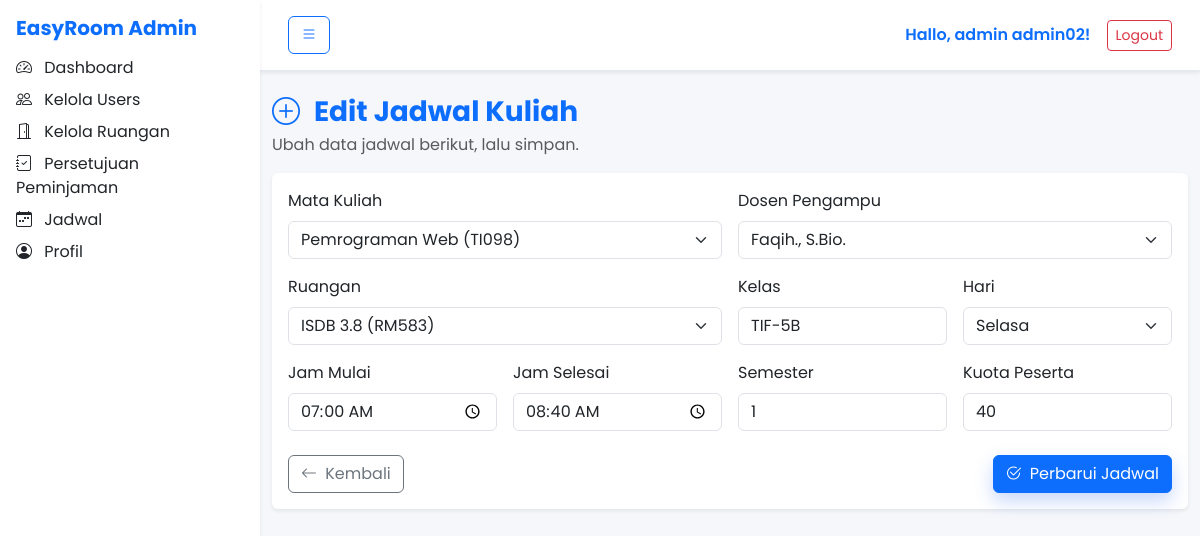
Page /admin/jadwal_tambah.php?kode=JDWMFCA1HK (signed in) on the committed database.
### tables this page shows
CREATE TABLE `jadwal` (
  `kode_jadwal` varchar(15) NOT NULL,
  `kode_mk` varchar(20) DEFAULT NULL,
  `id_dosen` varchar(15) DEFAULT NULL,
  `kode_ruang` varchar(15) DEFAULT NULL,
  `kelas` varchar(20) DEFAULT NULL,
  `hari` varchar(15) DEFAULT NULL,
  `jam_mulai` time NOT NULL,
  `jam_selesai` time NOT NULL,
  `kuota_peserta` int DEFAULT NULL,
  `kuota_masuk` int DEFAULT NULL,
  `semester` varchar(10) DEFAULT NULL
);

CREATE TABLE `matakuliah` (
  `kode_mk` varchar(20) NOT NULL,
  `id_dosen` varchar(15) DEFAULT NULL,
  `nama_mk` varchar(100) DEFAULT NULL,
  `sks` int DEFAULT NULL
);

CREATE TABLE `dosen` (
  `id_dosen` varchar(15) NOT NULL,
  `nama_dosen` varchar(100) NOT NULL,
  `nip` varchar(20) DEFAULT NULL,
  `email` varchar(100) DEFAULT NULL,
  `password` varchar(255) NOT NULL
);

CREATE TABLE `ruang` (
  `kode_ruang` varchar(15) NOT NULL,
  `nama_ruang` varchar(50) NOT NULL,
  `kapasitas` int DEFAULT NULL,
  `fasilitas` text,
  `lokasi` varchar(100) DEFAULT NULL,
  `status` enum('Terpakai','Kosong') DEFAULT 'Terpakai'
);

### admin/jadwal_tambah.php (the view, shortened to what this page needs)
<?php
require_once __DIR__ . '/../config.php';
$matakuliah = $conn->query("SELECT kode_mk, nama_mk FROM matakuliah ORDER BY nama_mk");
$dosen      = $conn->query("SELECT id_dosen, nama_dosen FROM dosen ORDER BY nama_dosen");
$ruang      = $conn->query("SELECT kode_ruang, nama_ruang FROM ruang ORDER BY nama_ruang");
$editing = false;
$existing = null;
if (isset($_GET['kode']) && $_GET['kode'] !== '') {
    $kode_edit = $_GET['kode'];
    $stmt = $conn->prepare("SELECT * FROM jadwal WHERE kode_jadwal = ?");
    $stmt->bind_param("s", $kode_edit);
    $stmt->execute();
    $existing = $stmt->get_result()->fetch_assoc();
    if ($existing) $editing = true;
}
?>
<!doctype html>
<html lang="id">
<head>
    <link rel="stylesheet" href="https://cdn.jsdelivr.net/npm/bootstrap@5.3.3/dist/css/bootstrap.min.css">
    <link rel="stylesheet" href="https://cdn.jsdelivr.net/npm/bootstrap-icons@1.11.3/font/bootstrap-icons.css">
    <link rel="stylesheet" href="https://unpkg.com/aos@2.3.1/dist/aos.css">
    <link rel="stylesheet" href="../assets/css/style.css">
</head>
<body>
    <?php include 'sidebar.php'; ?>
    <div class="content">
        <?php include 'header.php'; ?>
        <div class="container py-4">
            <div class="mb-3">
                <h3 class="fw-bold text-primary mb-1">
                    <i class="bi bi-plus-circle me-2"></i> <?= $editing ? 'Edit Jadwal Kuliah' : 'Tambah Jadwal Kuliah'; ?>
                </h3>
                <p class="text-muted mb-0">
                    <?= $editing ? 'Ubah data jadwal berikut, lalu simpan.' : 'Lengkapi data berikut untuk menambahkan jadwal perkuliahan baru.'; ?>
                </p>
            </div>
            <div class="card shadow-sm border-0">
                <div class="card-body">
                    <form action="../backend/admin/jadwal_action.php" method="post">
                        <div class="row g-3">
                            <div class="col-md-6">
                                <label class="form-label">Mata Kuliah</label>
                                <select name="kode_mk" class="form-select" required>
                                    <?php while ($mk = $matakuliah->fetch_assoc()): ?>
                                        <option value="<?= htmlspecialchars($mk['kode_mk']); ?>" <?= ($editing && ($existing['kode_mk'] ?? '') === $mk['kode_mk']) ? 'selected' : ''; ?>>
                                            <?= htmlspecialchars($mk['nama_mk']); ?> (<?= htmlspecialchars($mk['kode_mk']); ?>)
                                        </option>
                                    <?php endwhile; ?>
                                </select>
                            </div>
                            <div class="col-md-6">
                                <label class="form-label">Dosen Pengampu</label>
                                <select name="id_dosen" class="form-select" required>
                                    <?php while ($d = $dosen->fetch_assoc()): ?>
                                        <option value="<?= htmlspecialchars($d['id_dosen']); ?>" <?= ($editing && ($existing['id_dosen'] ?? '') == $d['id_dosen']) ? 'selected' : ''; ?>>
                                            <?= htmlspecialchars($d['nama_dosen']); ?>
                                        </option>
                                    <?php endwhile; ?>
                                </select>
                            </div>
                            <div class="col-md-6">
                                <label class="form-label">Ruangan</label>
                                <select name="kode_ruang" class="form-select" required>
                                    <?php while ($r = $ruang->fetch_assoc()): ?>
                                        <option value="<?= htmlspecialchars($r['kode_ruang']); ?>" <?= ($editing && ($existing['kode_ruang'] ?? '') === $r['kode_ruang']) ? 'selected' : ''; ?>>
                                            <?= htmlspecialchars($r['nama_ruang']); ?> (<?= htmlspecialchars($r['kode_ruang']); ?>)
                                        </option>
                                    <?php endwhile; ?>
                                </select>
                            </div>
                            <div class="col-md-3">
                                <label class="form-label">Kelas</label>
                                <input type="text" name="kelas" class="form-control" placeholder="misal: TI-1A" required value="<?= $editing ? htmlspecialchars($existing['kelas']) : ''; ?>">
                            </div>
                            <div class="col-md-3">
                                <label class="form-label">Hari</label>
                                <select name="hari" class="form-select" required>
                                    <?php foreach (['Senin','Selasa','Rabu','Kamis','Jumat','Sabtu'] as $h): ?>
                                        <option <?= ($editing && ($existing['hari'] ?? '') === $h) ? 'selected' : ''; ?>><?= $h ?></option>
                                    <?php endforeach; ?>
                                </select>
                            </div>
                            <div class="col-md-3">
                                <label class="form-label">Jam Mulai</label>
                                <input type="time" name="jam_mulai" class="form-control" required value="<?= $editing ? substr($existing['jam_mulai'],0,5) : ''; ?>">
                            </div>
                            <div class="col-md-3">
                                <label class="form-label">Jam Selesai</label>
                                <input type="time" name="jam_selesai" class="form-control" required value="<?= $editing ? substr($existing['jam_selesai'],0,5) : ''; ?>">
                            </div>
                            <div class="col-md-3">
                                <label class="form-label">Semester</label>
                                <input type="text" name="semester" class="form-control" placeholder="isi dengan angka" required value="<?= $editing ? htmlspecialchars($existing['semester']) : ''; ?>">
                            </div>
                            <div class="col-md-3">
                                <label class="form-label">Kuota Peserta</label>
                                <input type="number" name="kuota_peserta" class="form-control" min="0" value="<?= $editing ? (int)$existing['kuota_peserta'] : 0; ?>">
                            </div>
                        </div>
                        <div class="mt-4 d-flex justify-content-between">
                            <a href="jadwal.php" class="btn btn-outline-secondary">
                                <i class="bi bi-arrow-left me-1"></i> Kembali
                            </a>
                            <button type="submit" class="btn btn-primary btn-anim">
                                <i class="bi bi-check2-circle me-1"></i> <?= $editing ? 'Perbarui Jadwal' : 'Simpan Jadwal'; ?>
                            </button>
                        </div>
                    </form>
                </div>
            </div>
        </div>
    </div>
</body>
</html>

### assets/css/style.css (style rules this page uses)
body { font-family: "Poppins", sans-serif; background: #f5f7fb; color: #1f2933; }
a { text-decoration: none; }
.btn-anim { position: relative; overflow: hidden; transition: transform 0.2s ease, box-shadow 0.2s ease; box-shadow: 0 8px 18px rgba(37, 99, 235, 0.25); }
.btn-anim::before { content: ""; position: absolute; top: 0; left: -100%; width: 100%; height: 100%; background: linear-gradient( 120deg, transparent, rgba(255, 255, 255, 0.6), transparent ); transition: all 0.5s; }

### admin/sidebar.php (style rules this page uses)
:root { --sidebar-width: 260px; }
.content { margin-left: var(--sidebar-width); transition: margin-left 0.3s ease-in-out; width: calc(100% - var(--sidebar-width)); }

### rows in the picture
jadwal: kode_mk "Pemrograman Web (TI098)", id_dosen "Faqih., S.Bio.", kode_ruang "ISDB 3.8 (RM583)", kelas "TIF-5B", hari "Selasa", jam_mulai "07:00", jam_selesai "08:40", semester "1", kuota_peserta "40"

### other values in the picture
$user['nama'] "admin02"
